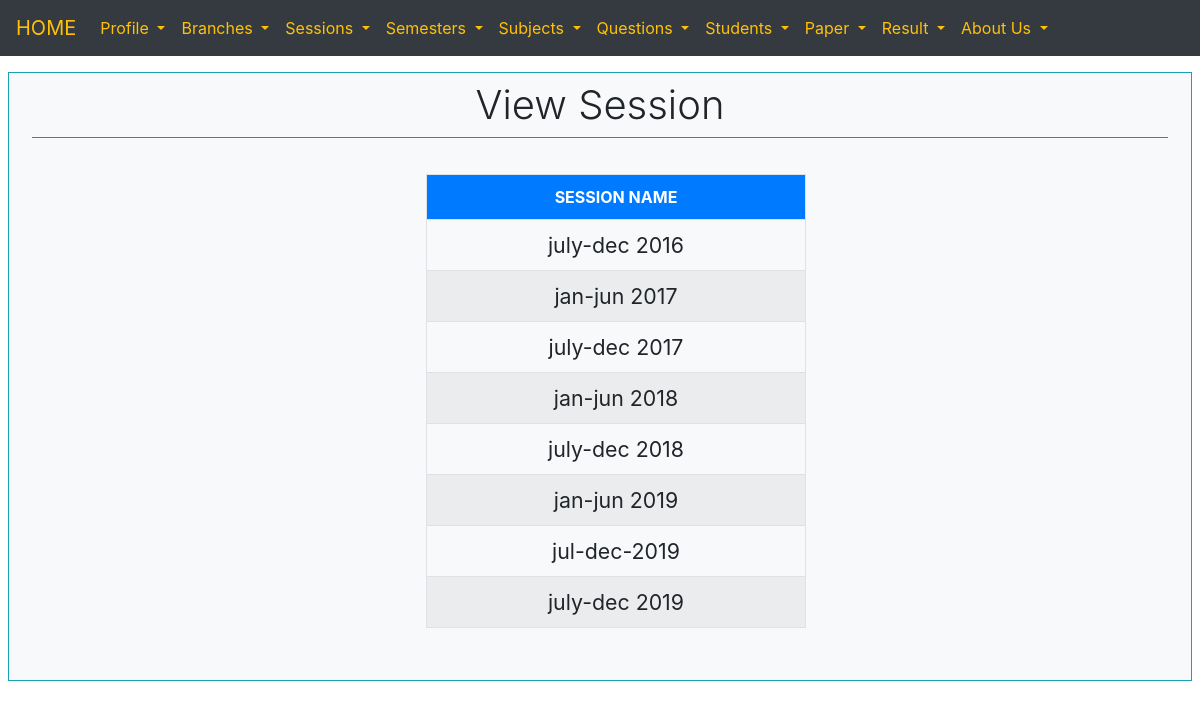
/pages/session_view.php, run on the app's committed database.
### tables this page shows
CREATE TABLE `sessions` (
  `sessionid` int(10) UNSIGNED NOT NULL,
  `sessionname` varchar(200) NOT NULL
);

### db/session_db.php (called while the page is built, shortened)
<?php
    function getSessions(){
        $recs = Array();
        $con = getConnection();
        $result = $con->query("select * from sessions;");
        while($rec = $result->fetch_assoc()){
            $recs[] = $rec;
        }
        return $recs;
    }
?>

### grid/session_grid.php (the view, shortened to what this page needs)
<?php
    function sessions_view(){
        $recs = getSessions();
        $html = "<table class='table table-bordered table-striped'>
                    <tr class='text-center bg-primary text-white'>
                        <th>SESSION NAME</th>
                    </tr>";
        foreach ($recs as $rec) {
            $html.="<tr>
                        <td class='text-center' style='font-size:16pt;'>
                            ".$rec['sessionname']."
                        </td>
                    </tr>";
        }
        $html.="</table>";
        echo $html;
    }
?>

### data on the page
sessions: sessionname "july-dec 2016"
sessions: sessionname "jan-jun 2017"
sessions: sessionname "july-dec 2017"
sessions: sessionname "jan-jun 2018"
sessions: sessionname "july-dec 2018"
sessions: sessionname "jan-jun 2019"
sessions: sessionname "jul-dec-2019"
sessions: sessionname "july-dec 2019"
